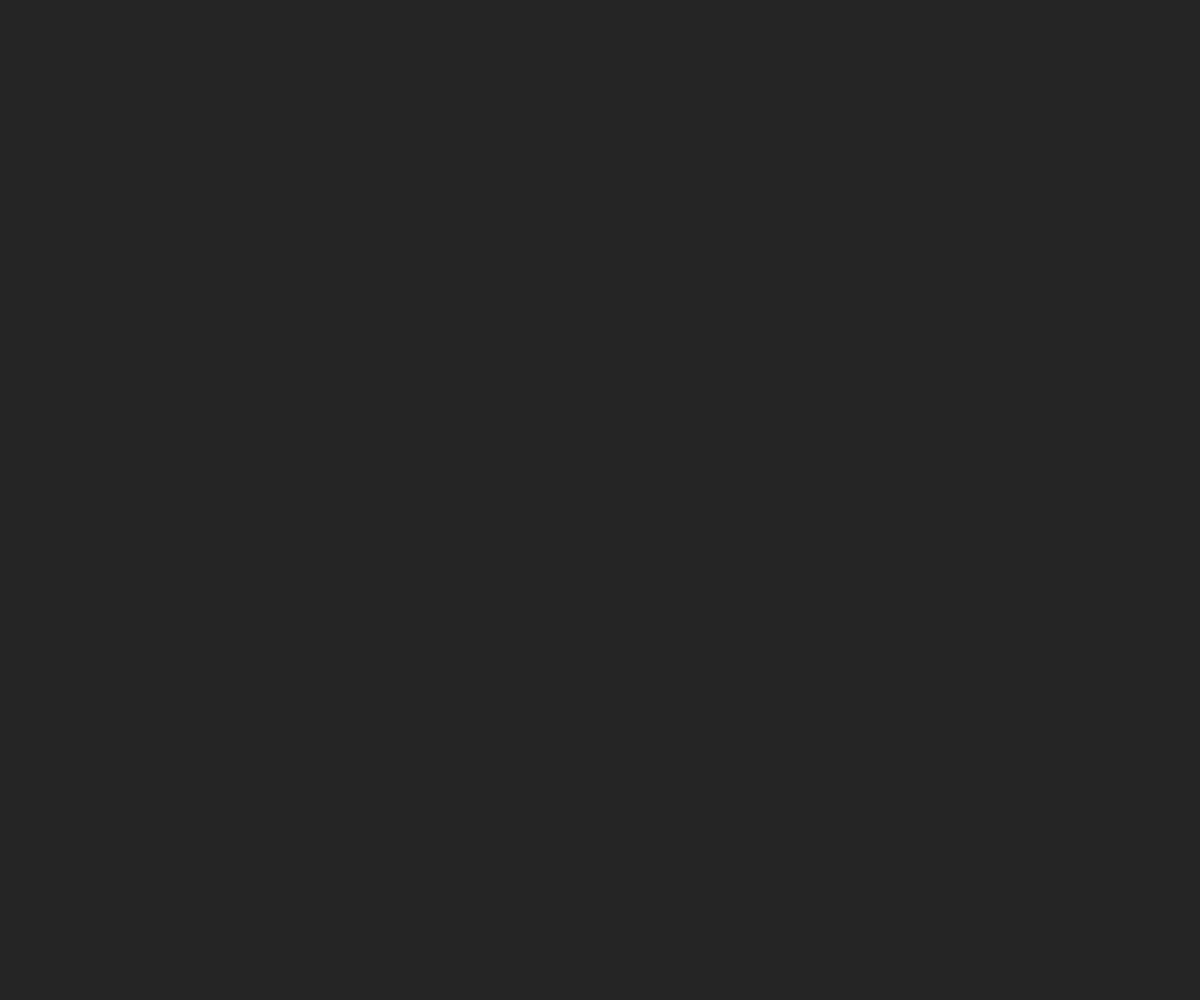
Frame 1 (no input)
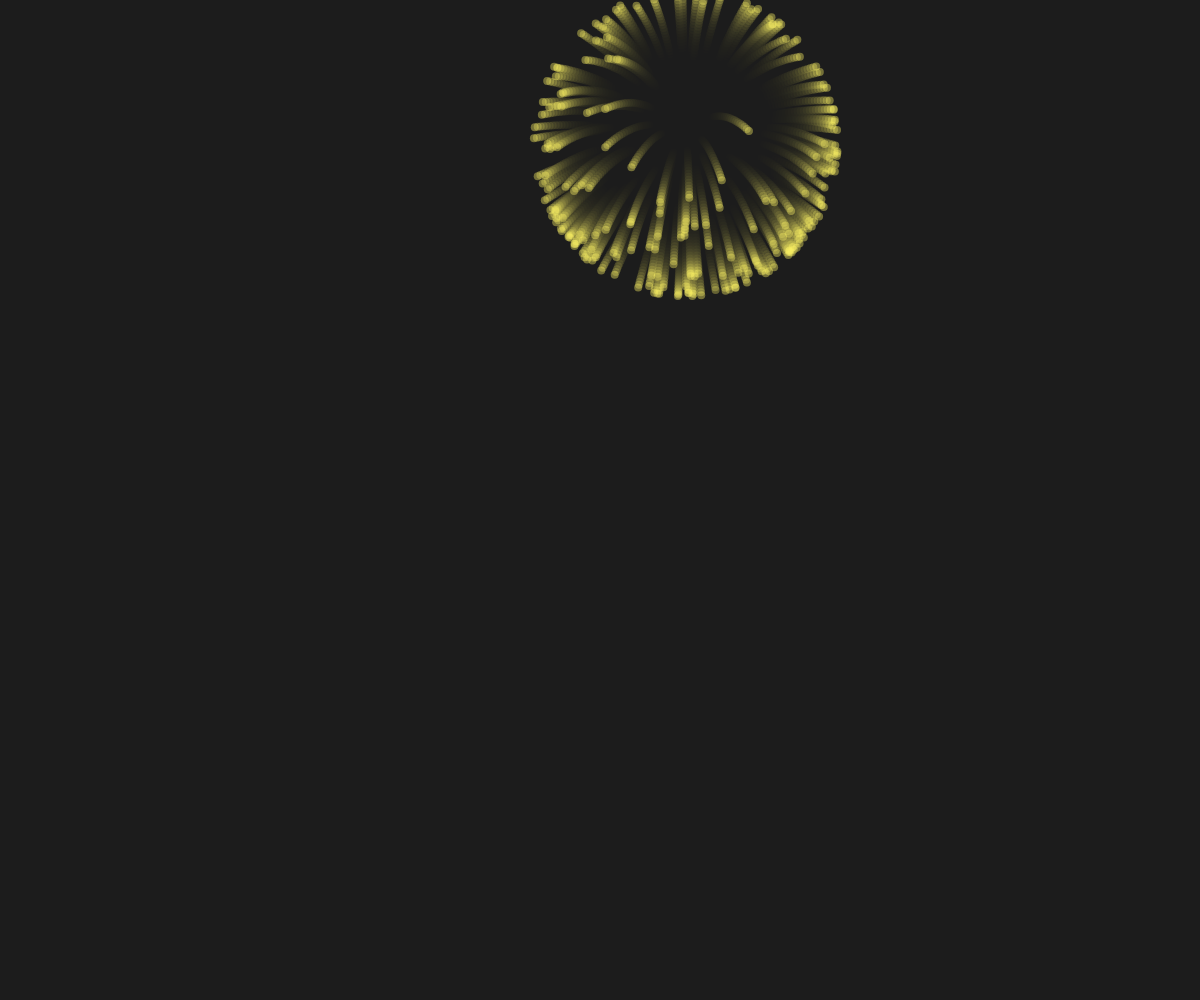
Frame 60 (no input)
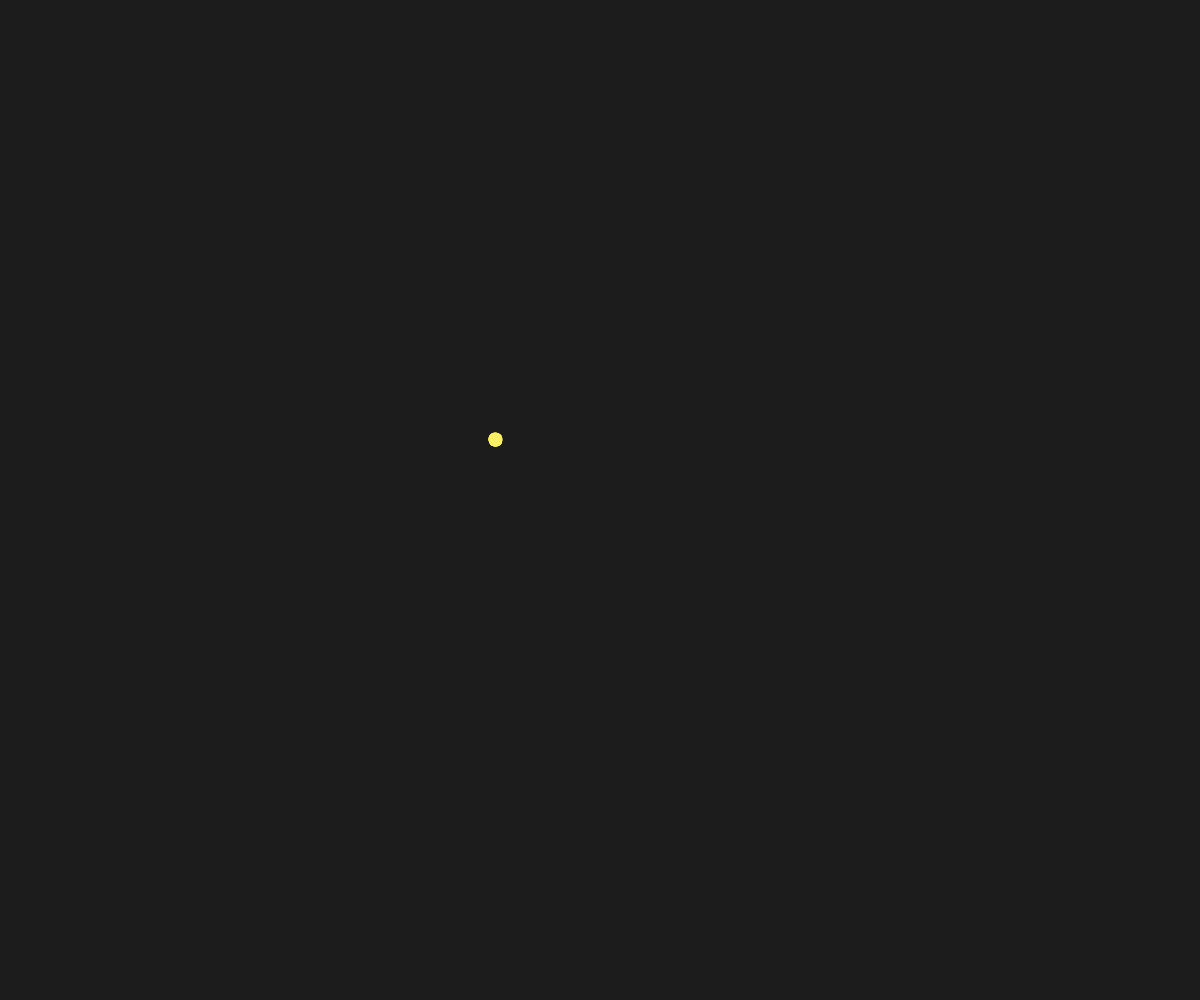
Frame 120 (the mouse pressed at the canvas centre since frame 60)

The p5.js sketch that drew these frames (run headless with seeded random() and noise() and a simulated clock; from frame 60 on, the mouse is pressed at the canvas centre):

// p5.js sketch
// ── sketch.js
let explode = [];

function setup() {
  createCanvas(windowWidth, windowHeight);
  background(40);
}

function draw() {
  background(30,50);
  fill(255);
  noStroke();

  if(frameCount%120 === 0 || frameCount === 10){
    firework(random(width/3, 2*width/3), random(50, height/2));
  }

  for(i = 0; i< explode.length; i++){
    explode[i].update();
    explode[i].display();
    explode[i].remove(i);
  }
}

function firework(x,y){
  for(i = 0; i< 200; i++){
    explode[i] = new Particle(x,y);
  }
}

class Particle {
  constructor(x,y){
    this.pos = createVector(x,y);
    this.a = random(0, TWO_PI)
    this.vel = createVector(cos(this.a), sin(this.a)).setMag(random(-3,3));
    this.acc = this.vel.copy().mult(0.2);
    this.maxSpeed = 3;

    this.alpha = 255;
  }

  display(){
    fill(250, 240, 100, this.alpha);
    ellipse(this.pos.x, this.pos.y, 8);
  }

  update(){
    let g = createVector(0,0.005);
    this.acc = this.acc.add(g);

    this.alpha = this.alpha -3;
    this.vel.add(this.acc);
    this.vel.limit(this.maxSpeed);
    this.pos.add(this.vel);
  }

  remove(i){
    if(this.pos.x > width || this.pos.x < 0 || this.pos.y > height || this.pos.y < 0 || this.alpha < 0){
      explode.splice(i, 1);
    }
  }
}
